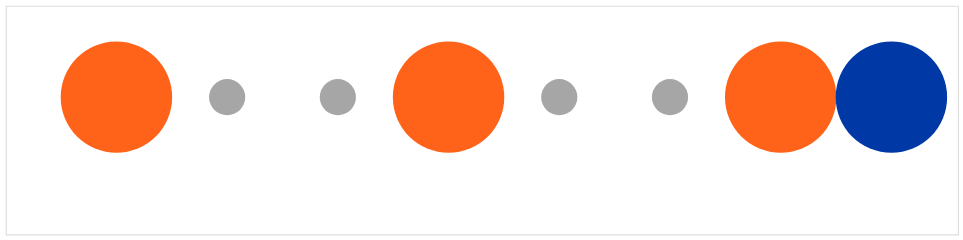

The cell this chart's notebook holds for it:
### Code cell
arrival_time = alt.Chart(df).mark_circle(size=9500, opacity=1).encode(
    x=alt.X("adjusted_arrival_time:Q", axis=None, scale=x_scale),
    y=alt.value(80),
    color=alt.Color("color:N", scale=None)
).transform_lookup(lookup="line", from_=alt.LookupData(line_color, "line", ["color"]))
background + arrival_time

### Figure 1 — Vega-Lite specification as saved in the notebook (floating-point values rounded to 4 significant figures)
{"config": {"view": {"continuousWidth": 300, "continuousHeight": 300}}, "layer": [{"data": {"name": "data-df3068b0ee03de3f0518dd185836afdb"}, "mark": {"type": "circle", "color": "gray", "size": 1000}, "encoding": {"x": {"axis": null, "field": "x", "scale": {"domain": [-1, 7.6]}, "type": "quantitative"}, "y": {"value": 80}}}, {"data": {"name": "data-b826866b99133e7fb04bd6cb255d487b"}, "mark": {"type": "circle", "opacity": 1, "size": 9500}, "encoding": {"color": {"field": "color", "scale": null, "type": "nominal"}, "x": {"axis": null, "field": "adjusted_arrival_time", "scale": {"domain": [-1, 7.6]}, "type": "quantitative"}, "y": {"value": 80}}, "transform": [{"lookup": "line", "from": {"data": {"name": "data-5b10a4fa19ed17cb7ded508c40bc33e6"}, "key": "line", "fields": ["color"]}}]}], "height": 200, "width": 833, "$schema": "https://vega.github.io/schema/vega-lite/v5.8.0.json", "datasets": {"data-df3068b0ee03de3f0518dd185836afdb": [{"x": 0}, {"x": 1}, {"x": 2}, {"x": 3}, {"x": 4}, {"x": 5}, {"x": 6}, {"x": 7}], "data-b826866b99133e7fb04bd6cb255d487b": [{"line": "M", "arrival_time": 0, "destination": "Forest Hills-71 Av", "adjusted_arrival_time": 0, "first_wordFl": "F", "display_word": "M-F"}, {"line": "F", "arrival_time": 3, "destination": "Jamaica-179 St", "adjusted_arrival_time": 3, "first_wordFl": "J", "display_word": "F-J"}, {"line": "F", "arrival_time": 6, "destination": "Kings Hwy", "adjusted_arrival_time": 6, "first_wordFl": "K", "display_word": "F-K"}, {"line": "E", "arrival_time": 6, "destination": "Jamaica-179 St", "adjusted_arrival_time": 7, "first_wordFl": "J", "display_word": "E-J"}], "data-5b10a4fa19ed17cb7ded508c40bc33e6": [{"line": "E", "color": "#0039a6"}, {"line": "F", "color": "#ff6319"}, {"line": "M", "color": "#ff6319"}]}}
